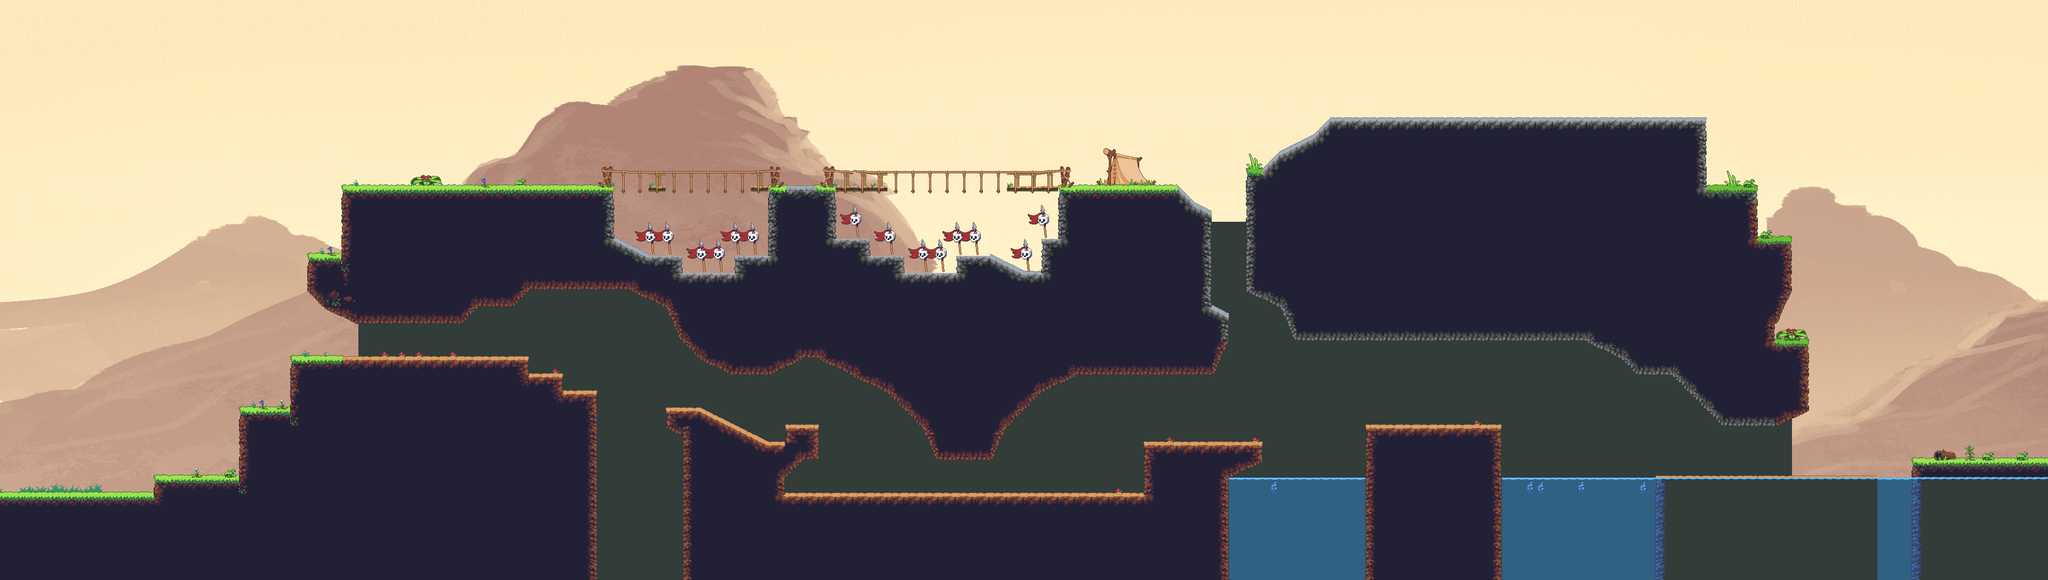

Below is a game level as drawn by its tile map, then a one-line description and the .tmx that defines it (tile-layer data replaced by summaries):
An orthogonal 120x34 tile map with 32x32 px tiles, 4 tile layers (Scenery, Background, Foreground, Objekte), 3 tilesets, 1 image layer and 163 objects (71x Wall, 58x CoinEntity, 23x Ground, 6x SpikeEntity, 2x EnemyEntity, ...).

<map version="1.0" orientation="orthogonal" renderorder="left-up" width="120" height="34" tilewidth="32" tileheight="32" nextobjectid="257">
 <tileset firstgid="1" name="jungle_guide" tilewidth="32" tileheight="32">
  <image source="../img/map/jungle_guide.png" width="768" height="928" />
 </tileset>
 <tileset firstgid="697" name="jungle_terrain" tilewidth="32" tileheight="32">
  <image source="../img/map/jungle_terrain.png" width="896" height="480" />
 </tileset>
 <tileset firstgid="1117" name="objekte" tilewidth="32" tileheight="32">
  <image source="../img/map/objekte.png" width="416" height="224" />
 </tileset>
 <imagelayer name="Parallax_layer1">
  <image source="../img/background/rock.png" />
 </imagelayer>
 <layer name="Scenery" width="120" height="34">
  <data>[4080 cells, 17 non-empty, 16 distinct tile ids]</data>
 </layer>
 <layer name="Background" width="120" height="34">
  <data>[4080 cells, 829 non-empty, 7 distinct tile ids]</data>
 </layer>
 <layer name="Foreground" width="120" height="34">
  <data>[4080 cells, 1997 non-empty, 184 distinct tile ids]</data>
 </layer>
 <layer name="Objekte" width="120" height="34">
  <data>[4080 cells, 26 non-empty, 10 distinct tile ids]</data>
 </layer>
 <objectgroup name="Object">
  <properties>
   <property name="duration" value="300" />
   <property name="fade" value="#300000" />
  </properties>
  <!-- 68 objects omitted --></objectgroup>
 <objectgroup name="EnemyEntities">
  <!-- 2 objects omitted --></objectgroup>
 <objectgroup name="collision">
  <!-- 93 objects omitted --></objectgroup>
</map>
<!-- 163 of 163 objects omitted -->
